Frame 1 (no input): blank canvas, image omitted
Frame 60 (the mouse pressed at the canvas centre just before this capture): blank canvas, image omitted
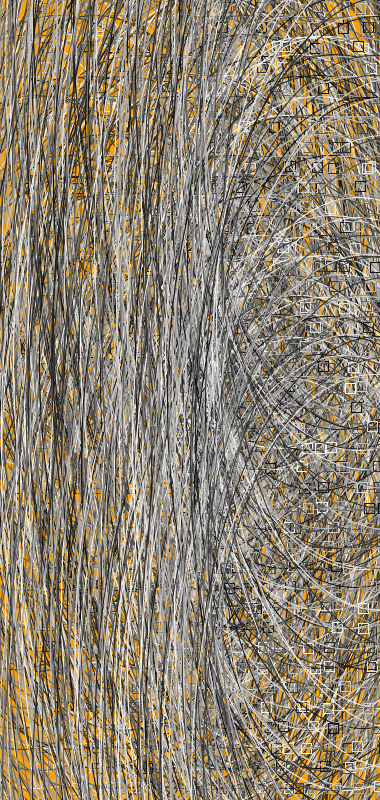
Frame 120 (the mouse held since frame 60 and released just before this capture)

The Processing sketch whose frames 1 and 60 were blank and that drew this single picture after the mouse press (run headless with seeded random() and noise(); from frame 60 on, the mouse is pressed at the canvas centre):

// Processing sketch: processing_113994
// ── processing_113994.pde

//Christian Murphy
//October 2013
void setup()
{
size(380, 800);
smooth();
noFill();
} 

int rows = 12;
int columns = 25;
int side = 30;

//1. draw a line of squares
void draw()
{
  background(250, random(255), random(255));
  
  float posX;
  float posY;
  float posZ;
  float posQ;
  
  int squareSize = 25;
  int squareDistance = 20;
  
  for (int x=10; x<width; x=x+squareDistance) {
    for (int y=1; y<=height; y=y+squareDistance) {
      for (int i=13; i<mouseX; i=i*squareDistance)
  {
      stroke(random(255));
      posX = x + random(mouseX/5);
      posY = y + random(mouseX/50);
      
      
      
      
    posZ = i + height;
    posQ = i - width;
    
    ellipse(posX, posY, posQ, posZ);
    
    rect(posX, posY, 10, 10);
    
    }
  }
  
   
  }
}
